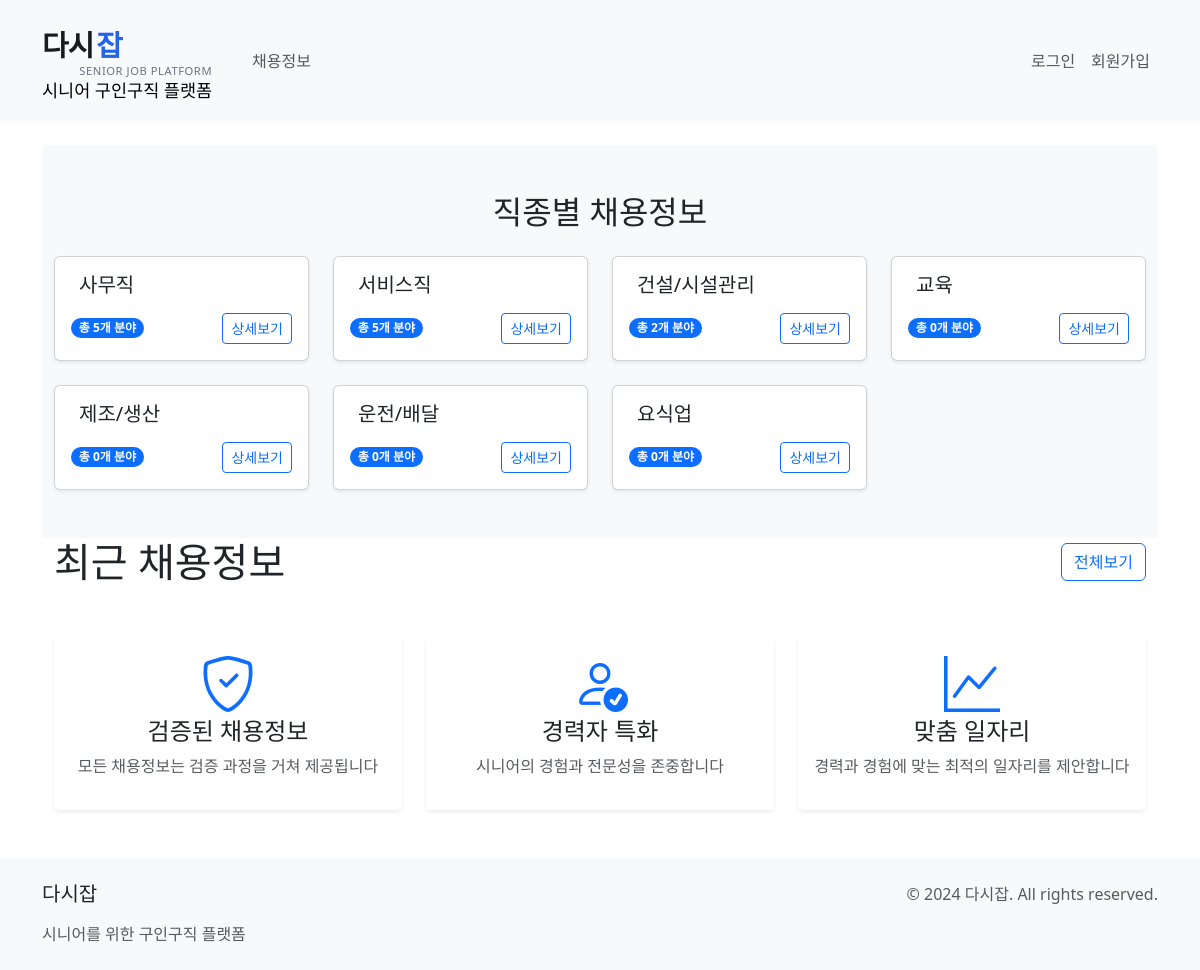
The app's page /, older data.
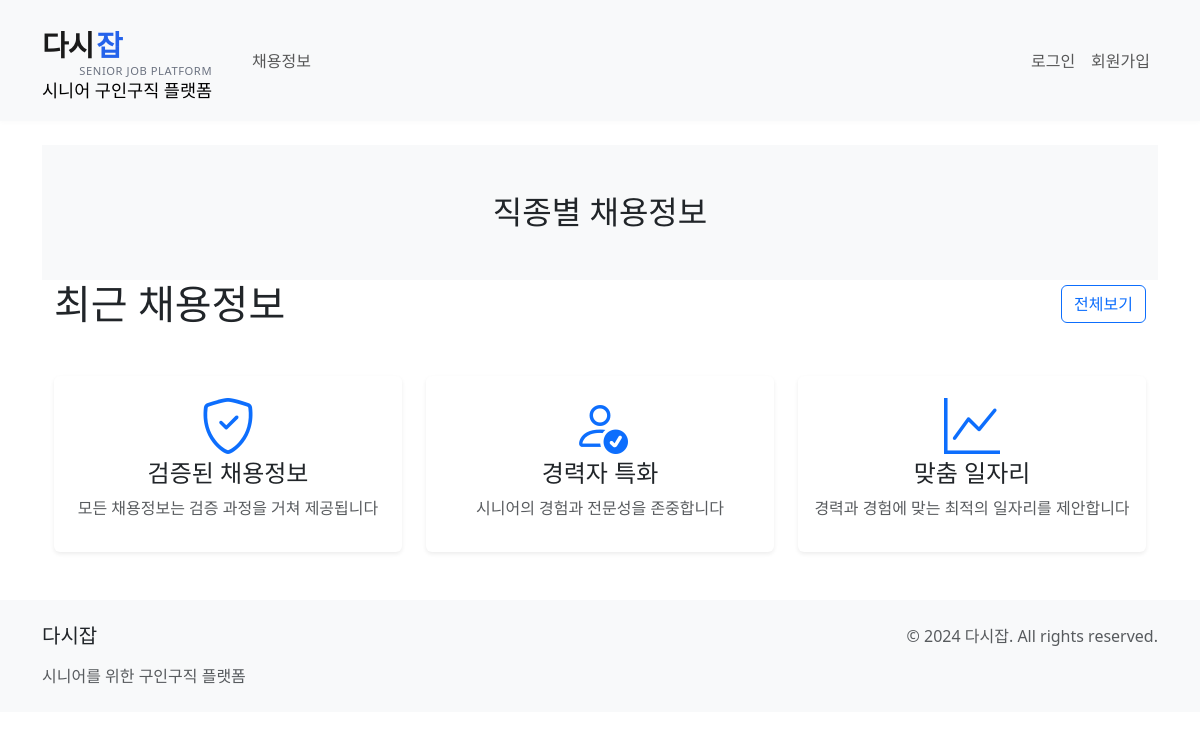
The same page, newer data.
### jobs/models.py (models this page shows, shortened)
class JobCategory(models.Model):
    name = models.CharField(max_length=100)
    description = models.TextField(blank=True)
    icon = models.CharField(max_length=50, blank=True)
    class Meta:
        verbose_name_plural = "Job Categories"

### jobs/views.py (the view)
# urls.py: path('', views.MainPageView.as_view(), name='main'),
class MainPageView(ListView):
    model = JobCategory
    template_name = 'jobs/main.html'
    context_object_name = 'categories'
    def get_context_data(self, **kwargs):
        context = super().get_context_data(**kwargs)
        context['recent_jobs'] = Job.objects.all().order_by('-created_at')[:8]
        return context

### jobs/templates/jobs/main.html (shortened to what this page needs)
{% extends 'jobs/base.html' %}
{% load static %}
{% block content %}
<section class="py-5 bg-light">
    <div class="container">
        <h2 class="text-center mb-4">직종별 채용정보</h2>
        <div class="row row-cols-1 row-cols-md-2 row-cols-lg-4 g-4">
            {% for category in categories %}
            <div class="col">
                <div class="card h-100 shadow-sm hover-card">
                    <div class="card-body">
                        <div class="d-flex align-items-center mb-3">
                            <h5 class="card-title mb-0">
                                <a href="{% url 'jobs:category_detail' category.id %}"
                                   class="text-decoration-none text-dark">
                                    {{ category.name }}
                                </a>
                            </h5>
                        </div>
                        <div class="d-flex justify-content-between align-items-center">
                            <span class="badge bg-primary rounded-pill">
                                총 {{ category.subcategories.count }}개 분야
                            </span>
                            <a href="{% url 'jobs:category_detail' category.id %}"
                               class="btn btn-outline-primary btn-sm">
                                상세보기
                            </a>
                        </div>
                    </div>
                </div>
            </div>
            {% endfor %}
        </div>
    </div>
</section>
<section class="container mb-5">
    <div class="d-flex justify-content-between align-items-center mb-4">
        <h2 class="display-6 mb-0">최근 채용정보</h2>
        <a href="{% url 'jobs:job_list_by_category' subcategory_id=1 %}" class="btn btn-outline-primary">전체보기</a>
    </div>
</section>
<section class="container mb-5">
    <div class="row g-4">
        <div class="col-md-4">
            <div class="card border-0 shadow-sm h-100">
                <div class="card-body text-center">
                    <i class="bi bi-shield-check display-4 text-primary mb-3"></i>
                    <h3 class="h4">검증된 채용정보</h3>
                    <p class="text-muted">모든 채용정보는 검증 과정을 거쳐 제공됩니다</p>
                </div>
            </div>
        </div>
        <div class="col-md-4">
            <div class="card border-0 shadow-sm h-100">
                <div class="card-body text-center">
                    <i class="bi bi-person-check display-4 text-primary mb-3"></i>
                    <h3 class="h4">경력자 특화</h3>
                    <p class="text-muted">시니어의 경험과 전문성을 존중합니다</p>
                </div>
            </div>
        </div>
        <div class="col-md-4">
            <div class="card border-0 shadow-sm h-100">
                <div class="card-body text-center">
                    <i class="bi bi-graph-up display-4 text-primary mb-3"></i>
                    <h3 class="h4">맞춤 일자리</h3>
                    <p class="text-muted">경력과 경험에 맞는 최적의 일자리를 제안합니다</p>
                </div>
            </div>
        </div>
    </div>
</section>
<link rel="stylesheet" href="https://cdn.jsdelivr.net/npm/bootstrap-icons@1.11.1/font/bootstrap-icons.css">
{% endblock %}

Row changes from the older to the newer data that the page shows:
removed JobCategory: name "사무직", subcategories.count "5"
removed JobCategory: name "서비스직", subcategories.count "5"
removed JobCategory: name "건설/시설관리", subcategories.count "2"
removed JobCategory: name "교육", subcategories.count "0"
removed JobCategory: name "제조/생산", subcategories.count "0"
removed JobCategory: name "운전/배달", subcategories.count "0"
removed JobCategory: name "요식업", subcategories.count "0"
